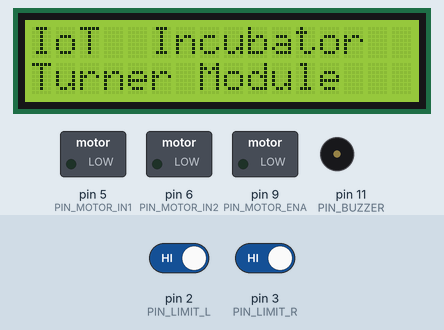
Recording of a sketch running on a simulated Arduino Uno, built with avr-gcc and run on an emulated ATmega328P. Parts: 16×2 character LCD, switched loads named in the sketch (green lamp = pin HIGH), buzzer (waves = sounding). The test bench sets the inputs (shaded band); at power-on: pin 2 (PIN_LIMIT_L) HIGH, pin 3 (PIN_LIMIT_R) HIGH. The local clock reads 2024-03-15 10:24:30 at power-on unless the sketch sets it; what the sketch prints to the serial monitor is not drawn.

Above: at 0.1 s.
At 2.1 s:
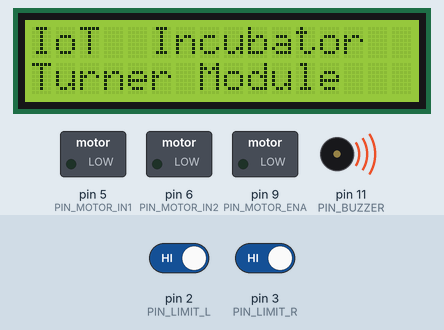
At 3.5 s:
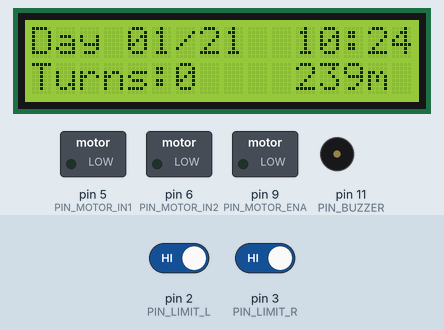
3.6 s: pin 2 (PIN_LIMIT_L) driven LOW
6.6 s: pin 2 (PIN_LIMIT_L) driven HIGH and pin 3 (PIN_LIMIT_R) driven LOW
Timing chart, 0 to 9.6 s (numbered marks = the images above; inputs shaded):
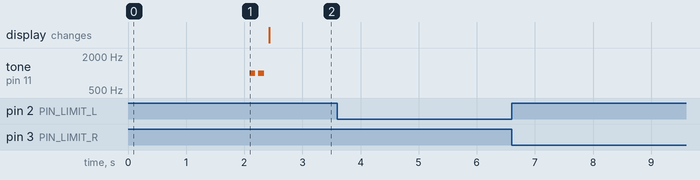

The sketch:

egg_turner.ino
```cpp
/*
 * ╔══════════════════════════════════════════════════════╗
 * ║    IoT Incubator — Arduino Egg Turner Module         ║
 * ║    Standalone backup turner (no Pi needed)           ║
 * ║                                                      ║
 * ║    Hardware:                                         ║
 * ║      Arduino Nano / Uno                              ║
 * ║      L298N Motor Driver                              ║
 * ║      12V DC Gear Motor (5 RPM)                       ║
 * ║      Limit switches (left & right end-stop)         ║
 * ║      16x2 LCD (I2C)                                  ║
 * ║      RTC DS3231 (accurate timekeeping)               ║
 * ╚══════════════════════════════════════════════════════╝
 *
 * Wiring:
 *   L298N IN1  → D5
 *   L298N IN2  → D6
 *   L298N ENA  → D9 (PWM speed)
 *   Limit SW L → D2 (interrupt)
 *   Limit SW R → D3 (interrupt)
 *   LCD SDA    → A4
 *   LCD SCL    → A5
 *   DS3231 SDA → A4 (shared I2C bus)
 *   DS3231 SCL → A5
 *   Buzzer     → D11
 */

#include <Wire.h>
#include <LiquidCrystal_I2C.h>
#include <RTClib.h>

// ── Pin Definitions ─────────────────────────────────────
const int PIN_MOTOR_IN1 = 5;
const int PIN_MOTOR_IN2 = 6;
const int PIN_MOTOR_ENA = 9;   // PWM
const int PIN_LIMIT_L   = 2;   // interrupt
const int PIN_LIMIT_R   = 3;   // interrupt
const int PIN_BUZZER    = 11;

// ── Configuration ────────────────────────────────────────
const unsigned long TURN_INTERVAL_MS = 4UL * 60UL * 60UL * 1000UL;  // 4 hours
const unsigned long TURN_TIMEOUT_MS  = 30UL * 1000UL;                // 30s max move
const int           MOTOR_SPEED      = 180;                           // 0–255 PWM
const int           INCUBATION_DAYS  = 21;                            // chicken
const int           LOCKDOWN_DAY     = 18;

// ── State ────────────────────────────────────────────────
enum MotorDir { STOP, LEFT, RIGHT };

struct State {
  MotorDir   direction   = STOP;
  bool       atLeftEnd   = false;
  bool       atRightEnd  = false;
  bool       isLockdown  = false;
  int        dayNumber   = 1;
  int        totalTurns  = 0;
  unsigned long lastTurnMs = 0;
} state;

// ── Peripherals ──────────────────────────────────────────
LiquidCrystal_I2C lcd(0x27, 16, 2);
RTC_DS3231 rtc;
DateTime startDate;

// ── ISRs ─────────────────────────────────────────────────
volatile bool limitL_triggered = false;
volatile bool limitR_triggered = false;

void ISR_limitL() { limitL_triggered = true; }
void ISR_limitR() { limitR_triggered = true; }


// ─────────────────────────────────────────────────────────
void setup() {
  Serial.begin(9600);

  // Motor driver
  pinMode(PIN_MOTOR_IN1, OUTPUT);
  pinMode(PIN_MOTOR_IN2, OUTPUT);
  pinMode(PIN_MOTOR_ENA, OUTPUT);
  motorStop();

  // Limit switches (internal pull-up, active LOW)
  pinMode(PIN_LIMIT_L, INPUT_PULLUP);
  pinMode(PIN_LIMIT_R, INPUT_PULLUP);
  attachInterrupt(digitalPinToInterrupt(PIN_LIMIT_L), ISR_limitL, FALLING);
  attachInterrupt(digitalPinToInterrupt(PIN_LIMIT_R), ISR_limitR, FALLING);

  // Buzzer
  pinMode(PIN_BUZZER, OUTPUT);

  // LCD
  lcd.init();
  lcd.backlight();
  lcd.setCursor(0, 0); lcd.print("IoT  Incubator");
  lcd.setCursor(0, 1); lcd.print("Turner Module");
  delay(2000);

  // RTC
  if (!rtc.begin()) {
    lcd.clear();
    lcd.print("RTC FAIL!");
    while (1);
  }
  if (rtc.lostPower()) {
    rtc.adjust(DateTime(F(__DATE__), F(__TIME__)));
  }
  startDate = rtc.now();

  beep(2, 100);
  Serial.println("Incubator Turner Ready.");
}


// ─────────────────────────────────────────────────────────
void loop() {
  DateTime now = rtc.now();
  updateDayNumber(now);
  state.isLockdown = (state.dayNumber >= LOCKDOWN_DAY);

  // Handle limit switch interrupts safely in main loop
  if (limitL_triggered) {
    limitL_triggered = false;
    state.atLeftEnd = true;
    if (state.direction == LEFT) motorStop();
  }
  if (limitR_triggered) {
    limitR_triggered = false;
    state.atRightEnd = true;
    if (state.direction == RIGHT) motorStop();
  }

  // Turning logic
  if (!state.isLockdown) {
    unsigned long elapsed = millis() - state.lastTurnMs;
    if (elapsed >= TURN_INTERVAL_MS) {
      performTurn();
      state.lastTurnMs = millis();
    }
  }

  // Serial telemetry (Raspberry Pi reads this via UART)
  static unsigned long lastTelemetry = 0;
  if (millis() - lastTelemetry > 5000) {
    sendTelemetry(now);
    lastTelemetry = millis();
  }

  updateDisplay(now);
  delay(200);
}


// ── Motor Control ─────────────────────────────────────────
void motorForward() {
  state.direction = RIGHT;
  state.atRightEnd = false;
  analogWrite(PIN_MOTOR_ENA, MOTOR_SPEED);
  digitalWrite(PIN_MOTOR_IN1, HIGH);
  digitalWrite(PIN_MOTOR_IN2, LOW);
}

void motorReverse() {
  state.direction = LEFT;
  state.atLeftEnd = false;
  analogWrite(PIN_MOTOR_ENA, MOTOR_SPEED);
  digitalWrite(PIN_MOTOR_IN1, LOW);
  digitalWrite(PIN_MOTOR_IN2, HIGH);
}

void motorStop() {
  state.direction = STOP;
  digitalWrite(PIN_MOTOR_IN1, LOW);
  digitalWrite(PIN_MOTOR_IN2, LOW);
  analogWrite(PIN_MOTOR_ENA, 0);
}

void softStop() {
  // Gradually ramp down PWM to avoid mechanical shock
  int spd = MOTOR_SPEED;
  while (spd > 0) {
    analogWrite(PIN_MOTOR_ENA, spd);
    spd -= 20;
    delay(30);
  }
  motorStop();
}


// ── Turn Sequence ─────────────────────────────────────────
void performTurn() {
  Serial.println("TURN_START");
  lcd.setCursor(0, 1);
  lcd.print("Turning...      ");

  // Alternate direction each turn
  bool goRight = (state.totalTurns % 2 == 0);

  if (goRight && !state.atRightEnd) {
    motorForward();
  } else if (!goRight && !state.atLeftEnd) {
    motorReverse();
  } else {
    // Already at end — go opposite
    goRight ? motorReverse() : motorForward();
  }

  // Wait for limit switch or timeout
  unsigned long startMs = millis();
  while (
    state.direction != STOP &&
    !limitL_triggered && !limitR_triggered &&
    (millis() - startMs) < TURN_TIMEOUT_MS
  ) {
    delay(50);
  }

  softStop();
  state.totalTurns++;
  beep(1, 80);

  Serial.print("TURN_DONE total=");
  Serial.println(state.totalTurns);
}


// ── Utilities ─────────────────────────────────────────────
void updateDayNumber(const DateTime& now) {
  TimeSpan elapsed = now - startDate;
  state.dayNumber = constrain(elapsed.days() + 1, 1, INCUBATION_DAYS);
}

void sendTelemetry(const DateTime& now) {
  Serial.print("{\"day\":");   Serial.print(state.dayNumber);
  Serial.print(",\"turns\":");  Serial.print(state.totalTurns);
  Serial.print(",\"lockdown\":"); Serial.print(state.isLockdown ? "true" : "false");
  Serial.print(",\"dir\":\"");
  if      (state.direction == LEFT)  Serial.print("left");
  else if (state.direction == RIGHT) Serial.print("right");
  else                               Serial.print("stop");
  Serial.print("\"");
  Serial.print(",\"atL\":"); Serial.print(state.atLeftEnd  ? "true" : "false");
  Serial.print(",\"atR\":"); Serial.print(state.atRightEnd ? "true" : "false");
  Serial.print(",\"time\":\"");
  Serial.print(now.hour()); Serial.print(":");
  if (now.minute() < 10) Serial.print("0");
  Serial.print(now.minute());
  Serial.println("\"}");
}

void updateDisplay(const DateTime& now) {
  char buf[17];

  lcd.setCursor(0, 0);
  snprintf(buf, sizeof(buf), "Day %02d/%02d  %02d:%02d",
           state.dayNumber, INCUBATION_DAYS, now.hour(), now.minute());
  lcd.print(buf);

  lcd.setCursor(0, 1);
  if (state.isLockdown) {
    lcd.print("** LOCKDOWN **  ");
  } else {
    unsigned long nextMs   = TURN_INTERVAL_MS - (millis() - state.lastTurnMs);
    unsigned int  nextMins = nextMs / 60000;
    snprintf(buf, sizeof(buf), "Turns:%-4d %3dm", state.totalTurns, nextMins);
    lcd.print(buf);
  }
}

void beep(int times, int ms) {
  for (int i = 0; i < times; i++) {
    tone(PIN_BUZZER, 1000, ms);
    delay(ms + 50);
  }
}
```

Measured:
- after the input at 3.6 s, every drawn part: stays the same
